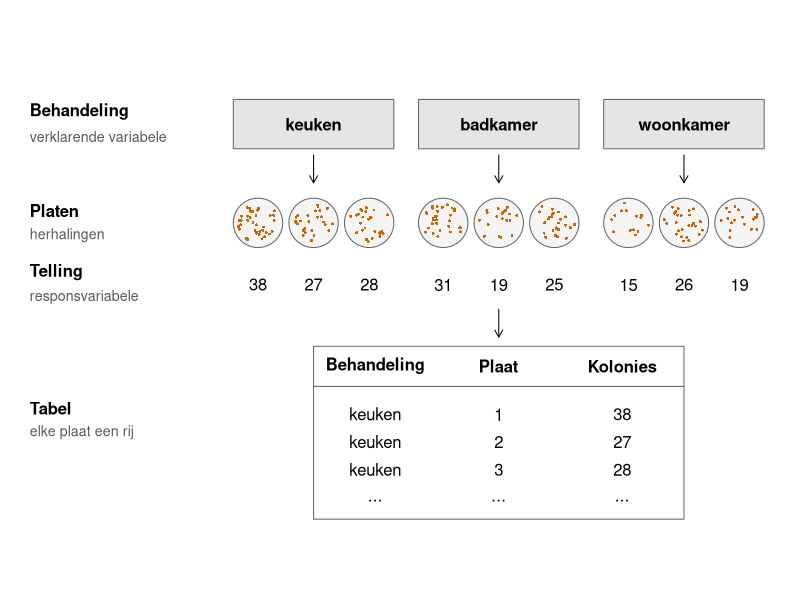

Write the R code that produced this figure. (Note: this script raises an error after producing the figure.)
## ---- chunk 1
#| label: fig-opzet
#| fig-cap: "Voorbeeld van een studieopzet. Elke behandeling heeft drie platen. Elke plaat levert één telling en dus één rij in de tabel."
#| fig-width: 8
#| fig-height: 5
#| code-fold: true
set.seed(1)
Groepen <- c("keuken", "badkamer", "woonkamer")
Tel     <- matrix(c(38, 27, 28,  31, 19, 25,  15, 26, 19), nrow = 3)  # kolom = behandeling
Midden  <- c(4.6, 7.6, 10.6)

par(mar = c(0, 0, 0, 0))
plot(NA, xlim = c(0, 12), ylim = c(1.3, 9), asp = 1,
     axes = FALSE, xlab = "", ylab = "")

Label <- function(Y, Kop, Sub) {
  text(0, Y, Kop, adj = 0, font = 2)
  text(0, Y - 0.4, Sub, adj = 0, cex = 0.85, col = "grey35")
}
Label(8.2, "Behandeling", "verklarende variabele")
Label(6.6, "Platen", "herhalingen")
Label(5.6, "Telling", "responsvariabele")
Label(3.4, "Tabel", "elke plaat een rij")

for (G in 1:3) {
  rect(Midden[G] - 1.3, 7.6, Midden[G] + 1.3, 8.4, col = "grey90", border = "grey40")
  text(Midden[G], 8, Groepen[G], font = 2)
  arrows(Midden[G], 7.5, Midden[G], 7.05, length = 0.08)
  for (P in 1:3) {
    X <- Midden[G] + (P - 2) * 0.9
    symbols(X, 6.4, circles = 0.4, inches = FALSE, add = TRUE,
            bg = "grey96", fg = "grey40")
    Straal <- 0.33 * sqrt(runif(Tel[P, G]))
    Hoek   <- runif(Tel[P, G], 0, 2 * pi)
    points(X + Straal * cos(Hoek), 6.4 + Straal * sin(Hoek),
           pch = 16, cex = 0.4, col = "darkorange3")
    text(X, 5.4, Tel[P, G])
  }
}

arrows(7.6, 5.0, 7.6, 4.55, length = 0.08)
rect(4.6, 1.6, 10.6, 4.4, border = "grey40")
segments(4.6, 3.75, 10.6, 3.75, col = "grey40")
Kolom <- c(5.6, 7.6, 9.6)
text(Kolom, 4.08, c("Behandeling", "Plaat", "Kolonies"), font = 2)
for (R in 1:3) text(Kolom, 3.75 - 0.45 * R, c("keuken", R, Tel[R, 1]))
text(Kolom, 1.9, "...")
## ---- chunk 2
Mijn <- data.frame(
  Behandeling = c("keuken", "keuken", "keuken",
                  "badkamer", "badkamer", "badkamer",
                  "woonkamer", "woonkamer", "woonkamer"),
  Plaat       = c(1, 2, 3,
                  1, 2, 3,
                  1, 2, 3),
  Kolonies    = c(38, 27, 28,
                  31, 19, 25,
                  15, 26, 19)
)
Mijn
## ---- chunk 3
str(Mijn)
## ---- chunk 4
is.factor(Mijn$Behandeling)
## ---- chunk 5
#| error: true
#| warning: false
#| fig-show: hide
plot(Kolonies ~ Behandeling, data = Mijn)
## ---- chunk 6
Mijn$Behandeling <- factor(Mijn$Behandeling,
                           levels = c("keuken", "badkamer", "woonkamer"))
is.factor(Mijn$Behandeling)
levels(Mijn$Behandeling)
## ---- chunk 7
#| fig-width: 5
#| fig-height: 4
plot(Kolonies ~ Behandeling, data = Mijn, las = 1,
     col = "grey95", border = "grey45",
     xlab = "Behandeling", ylab = "Kolonies per plaat")
points(Kolonies ~ Behandeling, data = Mijn,
       pch = 16, col = "darkorange3")
## ---- chunk 8
Totaal <- tapply(Mijn$Kolonies, Mijn$Behandeling, sum)
Totaal
chisq.test(Totaal)
## ---- chunk 9
tapply(Mijn$Kolonies, Mijn$Behandeling, mean)
tapply(Mijn$Kolonies, Mijn$Behandeling, var)
